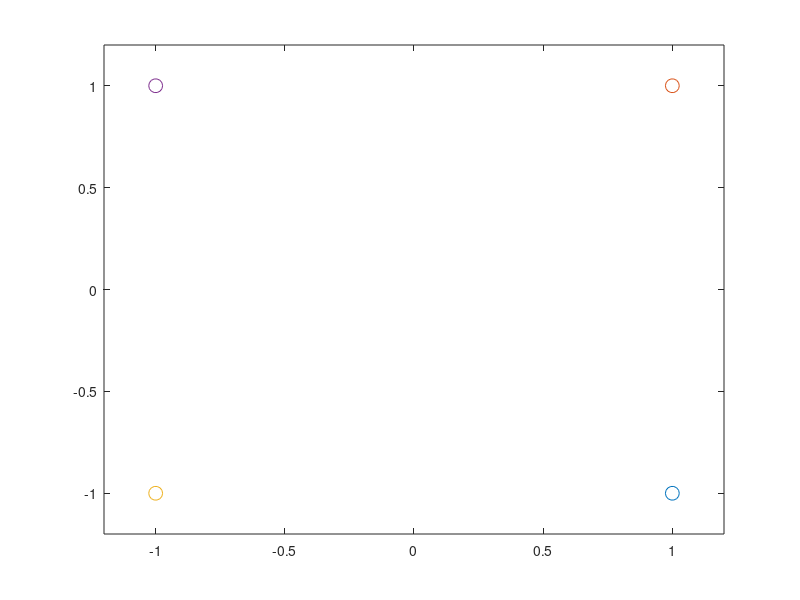

MATLAB code for this plot: (Note: this script raises an error after producing the figure.)
function plotMovementsOverTime()
% T = [1; -1]; % 1 attractor
% T = [1 -1; -1 1]; % 2 attractors
% T = [1 1; 1 -1]; % 2 attractors
% T = [1 1 -1; -1 1 -1]; % 3 attractors
T = [1 1 -1 -1; -1 1 -1 1]; % 4 attractors
for xi = 1:size(T, 2)
    plot(T(1, xi), T(2, xi), 'o', 'MarkerSize', 10);
    hold on;
end
xlim([-1.2, 1.2]);
ylim([-1.2, 1.2]);

net = newhop(T);

timesteps = 10;
[xs,ys] = meshgrid(-1:0.05:1,-1:0.05:1);
in = [xs(:)';ys(:)'];
plot(in(1, :), in(2, :), 'x');
Y = net(cell(1,timesteps),{},{in});
prevY = in;
for t = 1:timesteps
    y = Y{t};
    quiver(prevY(1, :), prevY(2, :), ...
        y(1, :) - prevY(1, :), y(2, :) - prevY(2, :), 'b');
    prevY = y;
end
end
